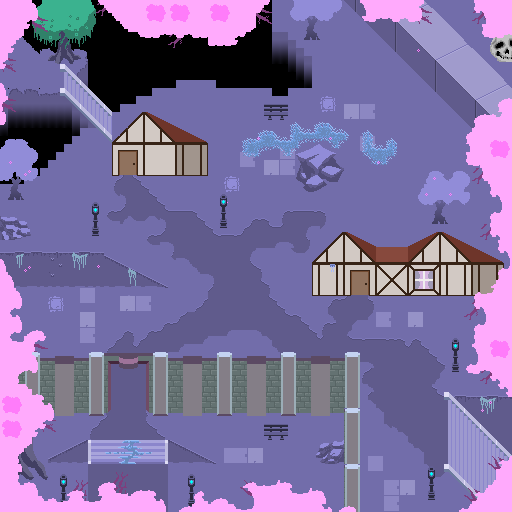

Tiled map render using the project's own tile images. Description and the map definition, with tile-layer contents summarised, below:
An orthogonal 64x64 tile map with 8x8 px tiles, 6 tile layers (Ground, Base, Base_Top, Top, ...) and 50 objects (9x hull, 3x Billboard, Player, Grendle).

<map version="1.0" orientation="orthogonal" renderorder="right-down" width="64" height="64" tilewidth="8" tileheight="8" nextobjectid="93">
 <properties>
  <property name="Ambiant" value="200 200 200" />
  <property name="Sky" value="true" />
 </properties>
 <tileset firstgid="1" name="Tiles_1" tilewidth="8" tileheight="8" tilecount="4096" columns="64">
  <image source="../../../../../../Content/Tiles_1.png" width="512" height="512" />
 </tileset>
 <layer name="Ground" width="64" height="64">
  <properties>
   <property name="layer" value="0.1" />
  </properties>
  <data>[4096 cells, 3714 non-empty, 94 distinct tile ids]</data>
 </layer>
 <layer name="Base" width="64" height="64">
  <properties>
   <property name="layer" value="0.2" />
  </properties>
  <data>[4096 cells, 885 non-empty, 391 distinct tile ids]</data>
 </layer>
 <layer name="Base_Top" width="64" height="64">
  <properties>
   <property name="layer" value="0.25" />
  </properties>
  <data>[4096 cells, 65 non-empty, 16 distinct tile ids]</data>
 </layer>
 <layer name="Top" width="64" height="64">
  <properties>
   <property name="layer" value="0.8" />
  </properties>
  <data>[4096 cells, 532 non-empty, 199 distinct tile ids]</data>
 </layer>
 <layer name="Overlay" width="64" height="64">
  <properties>
   <property name="layer" value="0.9" />
  </properties>
  <data>[4096 cells, 651 non-empty, 41 distinct tile ids]</data>
 </layer>
 <layer name="Tile Layer 5" width="64" height="64">
  <properties>
   <property name="ignore" value="" />
  </properties>
  <data>[4096 cells, 56 non-empty, 46 distinct tile ids]</data>
 </layer>
 <objectgroup name="Object Layer 1">
  <object id="1" name="Player" type="Player" x="24" y="64" width="16" height="16" />
 </objectgroup>
 <objectgroup name="Billboards">
  <object id="69" name="Large Rock" type="Billboard" x="296" y="144" width="48" height="48">
   <properties>
    <property name="Region" value="160 64 48 48" />
   </properties>
  </object>
  <object id="89" x="166.667" y="258.667" width="46.6667" height="40" visible="0" />
 </objectgroup>
 <objectgroup name="solids">
  <object id="2" x="88" y="48" width="8" height="24" />
  <object id="4" x="80" y="72" width="16" height="8" />
  <object id="8" x="112" y="104" width="8" height="8" />
  <object id="9" x="24" y="96" width="40" height="8" />
  <object id="16" x="72" y="128" width="8" height="8" />
  <object id="18" x="64" y="136" width="8" height="8" />
  <object id="19" x="56" y="144" width="8" height="8" />
  <object id="20" x="48" y="152" width="8" height="8" />
  <object id="21" x="40" y="160" width="8" height="8" />
  <object id="23" x="24" y="168" width="16" height="8" />
  <object id="25" x="0" y="176" width="24" height="8" />
  <object id="28" x="120" y="96" width="16" height="8" />
  <object id="29" x="136" y="88" width="16" height="8" />
  <object id="30" x="152" y="80" width="24" height="8" />
  <object id="31" x="176" y="72" width="40" height="8" />
  <object id="32" x="216" y="80" width="56" height="8" />
  <object id="33" x="272" y="88" width="16" height="8" />
  <object id="35" x="288" y="56" width="24" height="32" />
  <object id="36" x="296" y="48" width="8" height="8" />
  <object id="37" x="288" y="40" width="8" height="8" />
  <object id="38" x="272" y="32" width="16" height="8" />
  <object id="39" x="264" y="0" width="8" height="32" />
  <object id="40" x="488" y="139" width="0.25" />
  <object id="42" x="112" y="152" width="96" height="24" />
  <object id="57" x="312" y="264" width="192" height="32" />
  <object id="60" x="0" y="392" width="112" height="24" />
  <object id="62" x="144" y="392" width="200" height="24" />
  <object id="63" x="344" y="392" width="16" height="120" />
  <object id="72" x="296" y="176" width="48" height="16" />
  <object id="73" name="Lamp Post" type="Billboard" x="88" y="200" width="16" height="32">
   <properties>
    <property name="Region" value="48 64 16 36" />
   </properties>
  </object>
  <object id="74" name="Lamp Post" type="Billboard" x="216" y="192" width="16" height="32">
   <properties>
    <property name="Region" value="48 64 16 36" />
   </properties>
  </object>
  <object id="77" x="91.75" y="228.5" width="7" height="7" />
  <object id="79" x="220" y="221.75" width="6.5" height="5.75" />
  <object id="83" x="96" y="128">
   <polygon points="0,0 -24,0 -32,-32" />
  </object>
  <object id="85" x="80" y="80">
   <polygon points="0,0 32,32 32,0" />
  </object>
  <object id="86" x="88" y="48">
   <polygon points="0,0 -48,0 -80,-24" />
  </object>
  <object id="87" x="512" y="168">
   <polygon points="0,0 -184,-184 32,-200" />
  </object>
  <object id="92" type="Grendle" x="172" y="229.5" width="21.5" height="20.5" />
 </objectgroup>
 <objectgroup name="hulls">
  <object id="45" type="hull" x="112" y="144">
   <polygon points="0,0 32,-32 96,0" />
  </object>
  <object id="47" type="hull" x="112" y="144">
   <polygon points="0,0 0,32 96,0" />
  </object>
  <object id="48" type="hull" x="112" y="176">
   <polygon points="0,0 96,-32 96,0" />
  </object>
  <object id="49" type="hull" x="312" y="296">
   <polygon points="0,0 0,-32 192,-32 192,0" />
  </object>
  <object id="52" type="hull" x="312" y="264">
   <polygon points="0,0 32,-32 64,-16" />
  </object>
  <object id="53" type="hull" x="408" y="248">
   <polygon points="0,0 32,-16 96,16" />
  </object>
  <object id="54" type="hull" x="408" y="248">
   <polygon points="0,0 0,16 96,16" />
  </object>
  <object id="55" type="hull" x="312" y="264">
   <polygon points="0,0 64,-16 64,0" />
  </object>
  <object id="56" type="hull" x="376" y="248">
   <polygon points="0,0 0,16 32,16 32,0" />
  </object>
 </objectgroup>
</map>
